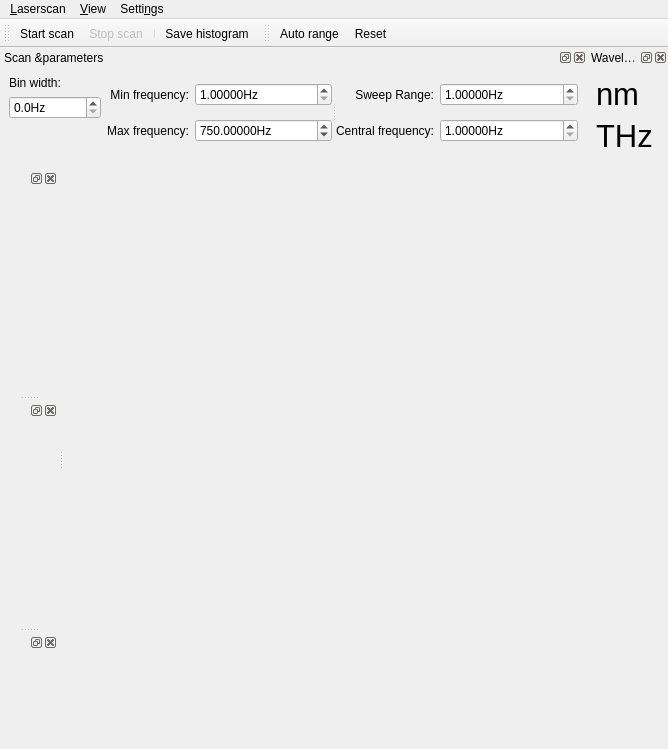
<?xml version="1.0" encoding="UTF-8"?>
<ui version="4.0">
 <class>ScanWindow</class>
 <widget class="QMainWindow" name="ScanWindow">
  <property name="geometry">
   <rect>
    <x>0</x>
    <y>0</y>
    <width>668</width>
    <height>749</height>
   </rect>
  </property>
  <property name="windowTitle">
   <string>qudi: Laser scanning</string>
  </property>
  <property name="documentMode">
   <bool>false</bool>
  </property>
  <property name="dockOptions">
   <set>QMainWindow::AllowNestedDocks|QMainWindow::AllowTabbedDocks|QMainWindow::AnimatedDocks|QMainWindow::GroupedDragging|QMainWindow::VerticalTabs</set>
  </property>
  <widget class="QWidget" name="centralwidget"/>
  <widget class="QMenuBar" name="menubar">
   <property name="geometry">
    <rect>
     <x>0</x>
     <y>0</y>
     <width>668</width>
     <height>21</height>
    </rect>
   </property>
   <widget class="QMenu" name="menuLaserscan">
    <property name="title">
     <string>&amp;Laserscan</string>
    </property>
    <addaction name="actionSave_histogram"/>
    <addaction name="actionClose"/>
   </widget>
   <widget class="QMenu" name="menuView">
    <property name="title">
     <string>&amp;View</string>
    </property>
    <addaction name="actionWavelength"/>
    <addaction name="actionScan_parameters"/>
    <addaction name="actionFit"/>
    <addaction name="actionReset_to_default_view"/>
   </widget>
   <widget class="QMenu" name="menuSettings">
    <property name="title">
     <string>Setti&amp;ngs</string>
    </property>
    <addaction name="actionFit_settings"/>
   </widget>
   <addaction name="menuLaserscan"/>
   <addaction name="menuView"/>
   <addaction name="menuSettings"/>
  </widget>
  <widget class="QToolBar" name="scanToolBar">
   <property name="enabled">
    <bool>true</bool>
   </property>
   <property name="windowTitle">
    <string>toolBar</string>
   </property>
   <attribute name="toolBarArea">
    <enum>TopToolBarArea</enum>
   </attribute>
   <attribute name="toolBarBreak">
    <bool>false</bool>
   </attribute>
   <addaction name="actionStart_scan"/>
   <addaction name="actionStop_resume_scan"/>
   <addaction name="separator"/>
   <addaction name="actionSave_histogram"/>
  </widget>
  <widget class="QDockWidget" name="scanParametersDockWidget">
   <property name="minimumSize">
    <size>
     <width>500</width>
     <height>112</height>
    </size>
   </property>
   <property name="maximumSize">
    <size>
     <width>524287</width>
     <height>112</height>
    </size>
   </property>
   <property name="windowTitle">
    <string>Scan &amp;parameters</string>
   </property>
   <attribute name="dockWidgetArea">
    <number>4</number>
   </attribute>
   <widget class="QWidget" name="dockWidgetContents">
    <layout class="QGridLayout" name="gridLayout_6">
     <item row="0" column="0">
      <layout class="QFormLayout" name="formLayout">
       <item row="0" column="0">
        <widget class="QLabel" name="binLabel">
         <property name="toolTip">
          <string>Number of bins to split the wavelength range up into.
High bin number gives noisy but detailed data.</string>
         </property>
         <property name="text">
          <string>Bin width:</string>
         </property>
         <property name="alignment">
          <set>Qt::AlignLeading|Qt::AlignLeft|Qt::AlignVCenter</set>
         </property>
        </widget>
       </item>
       <item row="1" column="0">
        <widget class="ScienDSpinBox" name="binDoubleSpinBox">
         <property name="sizePolicy">
          <sizepolicy hsizetype="Minimum" vsizetype="Fixed">
           <horstretch>0</horstretch>
           <verstretch>0</verstretch>
          </sizepolicy>
         </property>
         <property name="minimumSize">
          <size>
           <width>80</width>
           <height>0</height>
          </size>
         </property>
         <property name="toolTip">
          <string>Number of bins to split the wavelength range up into.
High bin number gives noisy but detailed data.</string>
         </property>
         <property name="suffix">
          <string>Hz</string>
         </property>
         <property name="decimals">
          <number>1</number>
         </property>
         <property name="maximum">
          <double>10000000000000.000000000000000</double>
         </property>
        </widget>
       </item>
      </layout>
     </item>
     <item row="0" column="1">
      <widget class="QSplitter" name="splitter">
       <property name="orientation">
        <enum>Qt::Horizontal</enum>
       </property>
       <widget class="QWidget" name="layoutWidget">
        <layout class="QGridLayout" name="gridLayout">
         <item row="0" column="0">
          <widget class="QLabel" name="minLabel">
           <property name="text">
            <string>Min frequency:</string>
           </property>
           <property name="alignment">
            <set>Qt::AlignRight|Qt::AlignTrailing|Qt::AlignVCenter</set>
           </property>
          </widget>
         </item>
         <item row="0" column="1">
          <widget class="ScienDSpinBox" name="minDoubleSpinBox">
           <property name="sizePolicy">
            <sizepolicy hsizetype="Expanding" vsizetype="Fixed">
             <horstretch>0</horstretch>
             <verstretch>0</verstretch>
            </sizepolicy>
           </property>
           <property name="minimumSize">
            <size>
             <width>100</width>
             <height>0</height>
            </size>
           </property>
           <property name="suffix">
            <string>Hz</string>
           </property>
           <property name="decimals">
            <number>5</number>
           </property>
           <property name="minimum">
            <double>1.000000000000000</double>
           </property>
           <property name="maximum">
            <double>1000000000000000000.000000000000000</double>
           </property>
           <property name="singleStep">
            <double>1.000000000000000</double>
           </property>
           <property name="value">
            <double>1.000000000000000</double>
           </property>
          </widget>
         </item>
         <item row="1" column="0">
          <widget class="QLabel" name="maxLabel">
           <property name="text">
            <string>Max frequency:</string>
           </property>
           <property name="alignment">
            <set>Qt::AlignRight|Qt::AlignTrailing|Qt::AlignVCenter</set>
           </property>
          </widget>
         </item>
         <item row="1" column="1">
          <widget class="ScienDSpinBox" name="maxDoubleSpinBox">
           <property name="sizePolicy">
            <sizepolicy hsizetype="Expanding" vsizetype="Fixed">
             <horstretch>0</horstretch>
             <verstretch>0</verstretch>
            </sizepolicy>
           </property>
           <property name="minimumSize">
            <size>
             <width>100</width>
             <height>0</height>
            </size>
           </property>
           <property name="suffix">
            <string>Hz</string>
           </property>
           <property name="decimals">
            <number>5</number>
           </property>
           <property name="minimum">
            <double>1.000000000000000</double>
           </property>
           <property name="maximum">
            <double>1000000000000000000.000000000000000</double>
           </property>
           <property name="value">
            <double>750.000000000000000</double>
           </property>
          </widget>
         </item>
        </layout>
       </widget>
       <widget class="QWidget" name="layoutWidget2">
        <layout class="QGridLayout" name="gridLayout_3">
         <item row="0" column="0">
          <widget class="QLabel" name="label_2">
           <property name="text">
            <string>Sweep Range:</string>
           </property>
           <property name="alignment">
            <set>Qt::AlignRight|Qt::AlignTrailing|Qt::AlignVCenter</set>
           </property>
          </widget>
         </item>
         <item row="0" column="1">
          <widget class="ScienDSpinBox" name="sweepRangeDoubleSpinBox">
           <property name="sizePolicy">
            <sizepolicy hsizetype="Expanding" vsizetype="Fixed">
             <horstretch>0</horstretch>
             <verstretch>0</verstretch>
            </sizepolicy>
           </property>
           <property name="minimumSize">
            <size>
             <width>100</width>
             <height>0</height>
            </size>
           </property>
           <property name="suffix">
            <string>Hz</string>
           </property>
           <property name="decimals">
            <number>5</number>
           </property>
           <property name="minimum">
            <double>1.000000000000000</double>
           </property>
           <property name="maximum">
            <double>1000000000000000000.000000000000000</double>
           </property>
          </widget>
         </item>
         <item row="1" column="0">
          <widget class="QLabel" name="label">
           <property name="text">
            <string>Central frequency:</string>
           </property>
           <property name="alignment">
            <set>Qt::AlignRight|Qt::AlignTrailing|Qt::AlignVCenter</set>
           </property>
          </widget>
         </item>
         <item row="1" column="1">
          <widget class="ScienDSpinBox" name="centreDoubleSpinBox">
           <property name="sizePolicy">
            <sizepolicy hsizetype="Expanding" vsizetype="Fixed">
             <horstretch>0</horstretch>
             <verstretch>0</verstretch>
            </sizepolicy>
           </property>
           <property name="minimumSize">
            <size>
             <width>100</width>
             <height>0</height>
            </size>
           </property>
           <property name="suffix">
            <string>Hz</string>
           </property>
           <property name="decimals">
            <number>5</number>
           </property>
           <property name="minimum">
            <double>1.000000000000000</double>
           </property>
           <property name="maximum">
            <double>1000000000000000000.000000000000000</double>
           </property>
          </widget>
         </item>
        </layout>
       </widget>
      </widget>
     </item>
    </layout>
   </widget>
  </widget>
  <widget class="QDockWidget" name="wavelengthDockWidget">
   <property name="windowTitle">
    <string>Waveleng&amp;th</string>
   </property>
   <attribute name="dockWidgetArea">
    <number>4</number>
   </attribute>
   <widget class="QWidget" name="dockWidgetContents_2">
    <layout class="QGridLayout" name="gridLayout_2">
     <item row="1" column="0">
      <widget class="QLabel" name="frequencyLabel">
       <property name="font">
        <font>
         <pointsize>23</pointsize>
        </font>
       </property>
       <property name="text">
        <string>THz</string>
       </property>
       <property name="alignment">
        <set>Qt::AlignLeading|Qt::AlignLeft|Qt::AlignVCenter</set>
       </property>
       <property name="textInteractionFlags">
        <set>Qt::LinksAccessibleByMouse|Qt::TextSelectableByKeyboard|Qt::TextSelectableByMouse</set>
       </property>
      </widget>
     </item>
     <item row="0" column="0">
      <widget class="QLabel" name="wavelengthLabel">
       <property name="font">
        <font>
         <pointsize>23</pointsize>
        </font>
       </property>
       <property name="text">
        <string>nm</string>
       </property>
       <property name="alignment">
        <set>Qt::AlignLeading|Qt::AlignLeft|Qt::AlignVCenter</set>
       </property>
       <property name="textInteractionFlags">
        <set>Qt::LinksAccessibleByMouse|Qt::TextSelectableByKeyboard|Qt::TextSelectableByMouse</set>
       </property>
      </widget>
     </item>
    </layout>
   </widget>
  </widget>
  <widget class="QToolBar" name="plotToolBar">
   <property name="windowTitle">
    <string>toolBar</string>
   </property>
   <attribute name="toolBarArea">
    <enum>TopToolBarArea</enum>
   </attribute>
   <attribute name="toolBarBreak">
    <bool>false</bool>
   </attribute>
   <addaction name="actionAuto_range"/>
   <addaction name="actionReset"/>
  </widget>
  <widget class="QDockWidget" name="counts_log_dockWidget">
   <attribute name="dockWidgetArea">
    <number>1</number>
   </attribute>
   <widget class="QWidget" name="dockWidgetContents_4">
    <layout class="QGridLayout" name="gridLayout_4"/>
   </widget>
  </widget>
  <widget class="QDockWidget" name="wavelength_dockWidget">
   <attribute name="dockWidgetArea">
    <number>1</number>
   </attribute>
   <widget class="QWidget" name="dockWidgetContents_5">
    <layout class="QGridLayout" name="gridLayout_5"/>
   </widget>
  </widget>
  <widget class="QDockWidget" name="matrix_counts_log_dockWidget">
   <property name="allowedAreas">
    <set>Qt::LeftDockWidgetArea</set>
   </property>
   <attribute name="dockWidgetArea">
    <number>1</number>
   </attribute>
   <widget class="QWidget" name="dockWidgetContents_3"/>
  </widget>
  <action name="actionClose">
   <property name="icon">
    <iconset>
     <normaloff>../../artwork/icons/application-exit.svg</normaloff>../../artwork/icons/application-exit.svg</iconset>
   </property>
   <property name="text">
    <string>&amp;Close</string>
   </property>
  </action>
  <action name="actionStart_scan">
   <property name="icon">
    <iconset>
     <normaloff>../../artwork/icons/start-counter.svg</normaloff>../../artwork/icons/start-counter.svg</iconset>
   </property>
   <property name="text">
    <string>Start scan</string>
   </property>
  </action>
  <action name="actionStop_resume_scan">
   <property name="enabled">
    <bool>false</bool>
   </property>
   <property name="icon">
    <iconset>
     <normaloff>../../artwork/icons/stop-counter.svg</normaloff>../../artwork/icons/stop-counter.svg</iconset>
   </property>
   <property name="text">
    <string>Stop scan</string>
   </property>
  </action>
  <action name="actionSave_histogram">
   <property name="icon">
    <iconset>
     <normaloff>../../artwork/icons/document-save.svg</normaloff>../../artwork/icons/document-save.svg</iconset>
   </property>
   <property name="text">
    <string>&amp;Save histogram</string>
   </property>
  </action>
  <action name="actionAuto_range">
   <property name="icon">
    <iconset>
     <normaloff>../../artwork/icons/zoom-fit-best.svg</normaloff>../../artwork/icons/zoom-fit-best.svg</iconset>
   </property>
   <property name="text">
    <string>Auto range</string>
   </property>
  </action>
  <action name="actionWavelength">
   <property name="checkable">
    <bool>true</bool>
   </property>
   <property name="checked">
    <bool>true</bool>
   </property>
   <property name="text">
    <string>&amp;Wavelength</string>
   </property>
  </action>
  <action name="actionScan_parameters">
   <property name="checkable">
    <bool>true</bool>
   </property>
   <property name="checked">
    <bool>true</bool>
   </property>
   <property name="text">
    <string>&amp;Scan parameters</string>
   </property>
  </action>
  <action name="actionReset_to_default_view">
   <property name="text">
    <string>&amp;Reset to default view</string>
   </property>
  </action>
  <action name="actionFit_settings">
   <property name="text">
    <string>&amp;Fit settings</string>
   </property>
  </action>
  <action name="actionFit">
   <property name="checkable">
    <bool>true</bool>
   </property>
   <property name="checked">
    <bool>true</bool>
   </property>
   <property name="text">
    <string>&amp;Fit</string>
   </property>
  </action>
  <action name="actionReset">
   <property name="text">
    <string>Reset</string>
   </property>
  </action>
 </widget>
 <customwidgets>
  <customwidget>
   <class>ScienDSpinBox</class>
   <extends>QDoubleSpinBox</extends>
   <header>qudi.util.widgets.scientific_spinbox.h</header>
  </customwidget>
 </customwidgets>
 <resources/>
 <connections>
  <connection>
   <sender>actionClose</sender>
   <signal>triggered()</signal>
   <receiver>ScanWindow</receiver>
   <slot>close()</slot>
   <hints>
    <hint type="sourcelabel">
     <x>-1</x>
     <y>-1</y>
    </hint>
    <hint type="destinationlabel">
     <x>401</x>
     <y>299</y>
    </hint>
   </hints>
  </connection>
  <connection>
   <sender>actionWavelength</sender>
   <signal>toggled(bool)</signal>
   <receiver>wavelengthDockWidget</receiver>
   <slot>setVisible(bool)</slot>
   <hints>
    <hint type="sourcelabel">
     <x>-1</x>
     <y>-1</y>
    </hint>
    <hint type="destinationlabel">
     <x>401</x>
     <y>128</y>
    </hint>
   </hints>
  </connection>
  <connection>
   <sender>actionScan_parameters</sender>
   <signal>toggled(bool)</signal>
   <receiver>scanParametersDockWidget</receiver>
   <slot>setVisible(bool)</slot>
   <hints>
    <hint type="sourcelabel">
     <x>-1</x>
     <y>-1</y>
    </hint>
    <hint type="destinationlabel">
     <x>401</x>
     <y>561</y>
    </hint>
   </hints>
  </connection>
 </connections>
</ui>
